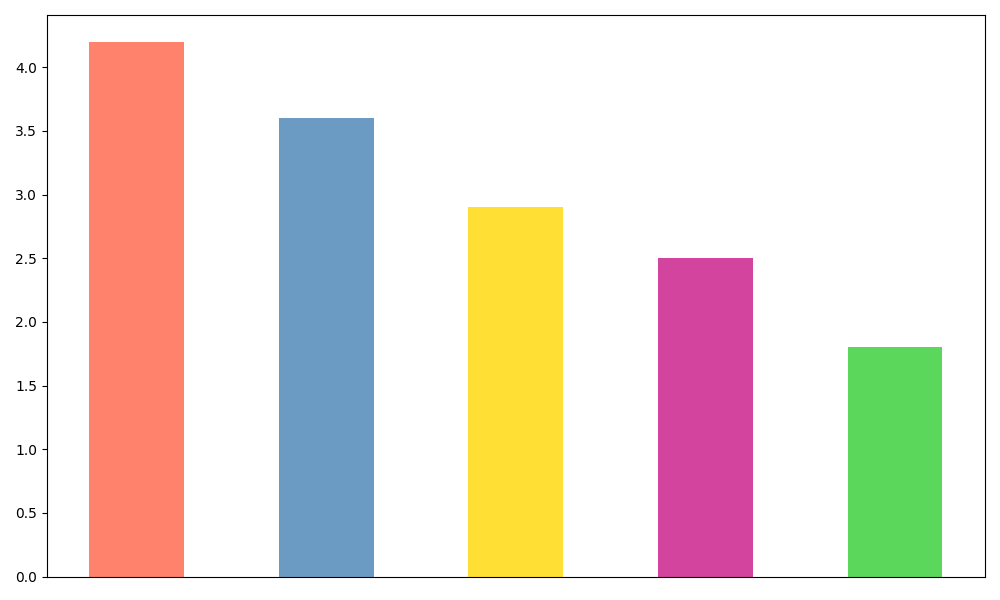

Write Python code to recreate this figure.
import matplotlib.pyplot as plt
import numpy as np

tea_consumption = [2.5, 4.2, 1.8, 3.6, 2.9]
sorted_consumption = sorted(tea_consumption, reverse=True)

fig, ax = plt.subplots(figsize=(10, 6))
x_pos = np.arange(len(sorted_consumption))
# New set of colors
new_colors = ['#FF6347', '#4682B4', '#FFD700', '#C71585', '#32CD32']

bars = ax.bar(x_pos, sorted_consumption, color=new_colors, alpha=0.8, width=0.5)

ax.set_xticks([])

plt.tight_layout()
plt.show()
